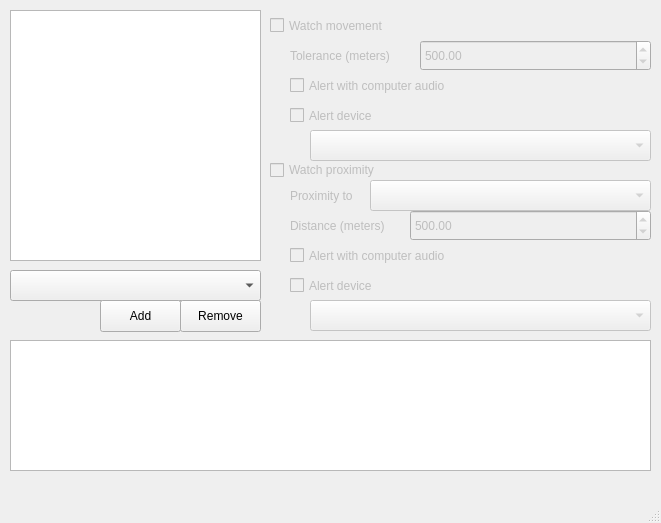
<?xml version="1.0" encoding="UTF-8"?>
<ui version="4.0">
 <class>MainWindow</class>
 <widget class="QMainWindow" name="MainWindow">
  <property name="geometry">
   <rect>
    <x>0</x>
    <y>0</y>
    <width>661</width>
    <height>523</height>
   </rect>
  </property>
  <property name="windowTitle">
   <string>Tell My</string>
  </property>
  <widget class="QWidget" name="centralwidget">
   <widget class="QComboBox" name="availableDevicesBox">
    <property name="geometry">
     <rect>
      <x>10</x>
      <y>270</y>
      <width>251</width>
      <height>31</height>
     </rect>
    </property>
   </widget>
   <widget class="QCheckBox" name="watch_movement_audio">
    <property name="enabled">
     <bool>false</bool>
    </property>
    <property name="geometry">
     <rect>
      <x>290</x>
      <y>70</y>
      <width>221</width>
      <height>31</height>
     </rect>
    </property>
    <property name="text">
     <string>Alert with computer audio</string>
    </property>
   </widget>
   <widget class="QPushButton" name="addButton">
    <property name="geometry">
     <rect>
      <x>100</x>
      <y>300</y>
      <width>81</width>
      <height>32</height>
     </rect>
    </property>
    <property name="text">
     <string>Add</string>
    </property>
   </widget>
   <widget class="QPushButton" name="removeButton">
    <property name="geometry">
     <rect>
      <x>180</x>
      <y>300</y>
      <width>81</width>
      <height>32</height>
     </rect>
    </property>
    <property name="text">
     <string>Remove</string>
    </property>
   </widget>
   <widget class="QListWidget" name="tracked">
    <property name="geometry">
     <rect>
      <x>10</x>
      <y>10</y>
      <width>251</width>
      <height>251</height>
     </rect>
    </property>
   </widget>
   <widget class="QCheckBox" name="watch_movement">
    <property name="enabled">
     <bool>false</bool>
    </property>
    <property name="geometry">
     <rect>
      <x>270</x>
      <y>10</y>
      <width>211</width>
      <height>31</height>
     </rect>
    </property>
    <property name="text">
     <string>Watch movement</string>
    </property>
   </widget>
   <widget class="QCheckBox" name="watch_movement_device_cb">
    <property name="enabled">
     <bool>false</bool>
    </property>
    <property name="geometry">
     <rect>
      <x>290</x>
      <y>100</y>
      <width>161</width>
      <height>31</height>
     </rect>
    </property>
    <property name="text">
     <string>Alert device</string>
    </property>
   </widget>
   <widget class="QComboBox" name="watch_movement_device_adb">
    <property name="enabled">
     <bool>false</bool>
    </property>
    <property name="geometry">
     <rect>
      <x>310</x>
      <y>130</y>
      <width>341</width>
      <height>31</height>
     </rect>
    </property>
   </widget>
   <widget class="QCheckBox" name="watch_proximity_device_cb">
    <property name="enabled">
     <bool>false</bool>
    </property>
    <property name="geometry">
     <rect>
      <x>290</x>
      <y>270</y>
      <width>161</width>
      <height>31</height>
     </rect>
    </property>
    <property name="text">
     <string>Alert device</string>
    </property>
   </widget>
   <widget class="QCheckBox" name="watch_proximity">
    <property name="enabled">
     <bool>false</bool>
    </property>
    <property name="geometry">
     <rect>
      <x>270</x>
      <y>160</y>
      <width>211</width>
      <height>20</height>
     </rect>
    </property>
    <property name="text">
     <string>Watch proximity</string>
    </property>
   </widget>
   <widget class="QComboBox" name="watch_proximity_device_adb">
    <property name="enabled">
     <bool>false</bool>
    </property>
    <property name="geometry">
     <rect>
      <x>310</x>
      <y>300</y>
      <width>341</width>
      <height>31</height>
     </rect>
    </property>
   </widget>
   <widget class="QCheckBox" name="watch_proximity_audio">
    <property name="enabled">
     <bool>false</bool>
    </property>
    <property name="geometry">
     <rect>
      <x>290</x>
      <y>240</y>
      <width>231</width>
      <height>31</height>
     </rect>
    </property>
    <property name="text">
     <string>Alert with computer audio</string>
    </property>
   </widget>
   <widget class="QPlainTextEdit" name="log_box">
    <property name="geometry">
     <rect>
      <x>10</x>
      <y>340</y>
      <width>641</width>
      <height>131</height>
     </rect>
    </property>
    <property name="readOnly">
     <bool>true</bool>
    </property>
   </widget>
   <widget class="QComboBox" name="proximity_to">
    <property name="enabled">
     <bool>false</bool>
    </property>
    <property name="geometry">
     <rect>
      <x>370</x>
      <y>180</y>
      <width>281</width>
      <height>31</height>
     </rect>
    </property>
   </widget>
   <widget class="QLabel" name="proximity_to_label">
    <property name="enabled">
     <bool>false</bool>
    </property>
    <property name="geometry">
     <rect>
      <x>290</x>
      <y>180</y>
      <width>81</width>
      <height>31</height>
     </rect>
    </property>
    <property name="text">
     <string>Proximity to</string>
    </property>
   </widget>
   <widget class="QDoubleSpinBox" name="distance">
    <property name="enabled">
     <bool>false</bool>
    </property>
    <property name="geometry">
     <rect>
      <x>410</x>
      <y>210</y>
      <width>241</width>
      <height>31</height>
     </rect>
    </property>
    <property name="maximum">
     <double>10000.000000000000000</double>
    </property>
    <property name="value">
     <double>500.000000000000000</double>
    </property>
   </widget>
   <widget class="QLabel" name="distance_label">
    <property name="enabled">
     <bool>false</bool>
    </property>
    <property name="geometry">
     <rect>
      <x>290</x>
      <y>210</y>
      <width>121</width>
      <height>31</height>
     </rect>
    </property>
    <property name="text">
     <string>Distance (meters)</string>
    </property>
   </widget>
   <widget class="QDoubleSpinBox" name="tolerance">
    <property name="enabled">
     <bool>false</bool>
    </property>
    <property name="geometry">
     <rect>
      <x>420</x>
      <y>40</y>
      <width>231</width>
      <height>31</height>
     </rect>
    </property>
    <property name="maximum">
     <double>10000.000000000000000</double>
    </property>
    <property name="value">
     <double>500.000000000000000</double>
    </property>
   </widget>
   <widget class="QLabel" name="tolerance_label">
    <property name="enabled">
     <bool>false</bool>
    </property>
    <property name="geometry">
     <rect>
      <x>290</x>
      <y>40</y>
      <width>121</width>
      <height>31</height>
     </rect>
    </property>
    <property name="text">
     <string>Tolerance (meters)</string>
    </property>
   </widget>
  </widget>
  <widget class="QMenuBar" name="menubar">
   <property name="geometry">
    <rect>
     <x>0</x>
     <y>0</y>
     <width>661</width>
     <height>24</height>
    </rect>
   </property>
  </widget>
  <widget class="QStatusBar" name="statusbar"/>
 </widget>
 <resources/>
 <connections>
  <connection>
   <sender>addButton</sender>
   <signal>clicked()</signal>
   <receiver>MainWindow</receiver>
   <slot>addButtonClick()</slot>
   <hints>
    <hint type="sourcelabel">
     <x>140</x>
     <y>339</y>
    </hint>
    <hint type="destinationlabel">
     <x>319</x>
     <y>239</y>
    </hint>
   </hints>
  </connection>
  <connection>
   <sender>removeButton</sender>
   <signal>clicked()</signal>
   <receiver>MainWindow</receiver>
   <slot>removeButtonClick()</slot>
   <hints>
    <hint type="sourcelabel">
     <x>220</x>
     <y>339</y>
    </hint>
    <hint type="destinationlabel">
     <x>319</x>
     <y>239</y>
    </hint>
   </hints>
  </connection>
  <connection>
   <sender>tracked</sender>
   <signal>currentRowChanged(int)</signal>
   <receiver>MainWindow</receiver>
   <slot>selectedDeviceChanged(int)</slot>
   <hints>
    <hint type="sourcelabel">
     <x>115</x>
     <y>179</y>
    </hint>
    <hint type="destinationlabel">
     <x>319</x>
     <y>239</y>
    </hint>
   </hints>
  </connection>
 </connections>
 <slots>
  <slot>addButtonClick()</slot>
  <slot>removeButtonClick()</slot>
  <slot>selectedDeviceChanged(int)</slot>
 </slots>
</ui>
